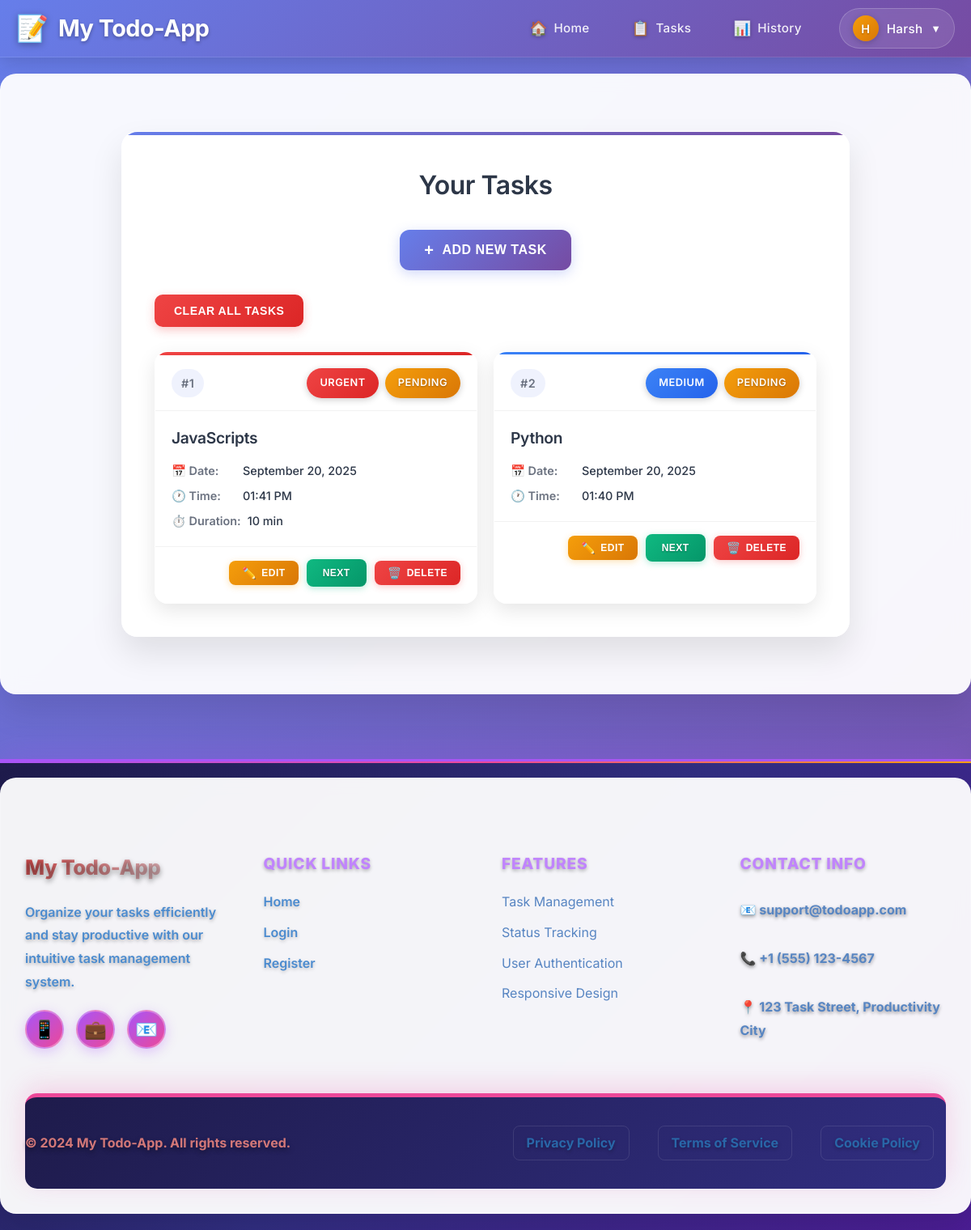
The app's page / (signed in) with its own data.
### app/models.py (models this page shows, shortened)
class User(db.Model, UserMixin):
    id = db.Column(db.Integer, primary_key=True)
    username = db.Column(db.String(150), unique=True, nullable=False)
    first_name = db.Column(db.String(150), nullable=False)
    last_name = db.Column(db.String(150), nullable=False)
    email = db.Column(db.String(150), unique=True, nullable=False)
    phone_no = db.Column(db.String(20), unique=True, nullable=False)
    password_hash = db.Column(db.String(256), nullable=False)
    email_verified = db.Column(db.Boolean, default=False, nullable=False)
    tasks = db.relationship('Task', back_populates='owner', lazy=True)
    reminders = db.relationship('Reminder', back_populates='user', lazy=True)

class Task(db.Model):
    id = db.Column(db.Integer, primary_key=True)
    title = db.Column(db.String(100), nullable=False)
    status = db.Column(
        Enum("Pending", "In Progress", "Completed", name="task_status"),
        default="Pending",
        nullable=False,
    )
    scheduled_date = db.Column(db.Date, nullable=True)
    scheduled_time = db.Column(db.Time, nullable=True)
    estimated_duration = db.Column(db.Integer, nullable=True)  # in minutes
    priority = db.Column(
        Enum("Low", "Medium", "High", "Urgent", name="task_priority"),
        default="Medium",
        nullable=False,
    )
    created_at = db.Column(db.DateTime, default=db.func.current_timestamp())
    updated_at = db.Column(db.DateTime, default=db.func.current_timestamp(), onupdate=db.func.current_timestamp())
    user_id = db.Column(db.Integer, db.ForeignKey("user.id"), nullable=True)
    owner = db.relationship("User", back_populates="tasks")
    history = db.relationship('TaskHistory', back_populates='task', lazy=True, cascade='all, delete-orphan')

### app/routes/tasks.py (the view)
@tasks_bp.route('/')
@login_required
def view_task():
    tasks = Task.query.filter_by(user_id=current_user.id).order_by(Task.priority.desc(), Task.scheduled_date.asc(), Task.scheduled_time.asc()).all()
    form = TaskForm()
    return render_template('tasks.html', tasks=tasks, form=form)

### app/templates/tasks.html (shortened to what this page needs)
{% extends "base.html" %} {% block title %}Task List{% endblock %} {% block
content %}
<div class="task-box">
  <h2>Your Tasks</h2>
  <div class="add-task-section">
    <button type="button" class="btn-add-task" onclick="toggleTaskForm()">
      <span class="btn-icon">+</span>
      <span class="btn-text">Add New Task</span>
    </button>
  </div>
  {% if tasks %}
  <form action="{{url_for('tasks.clear_all_tasks')}}" method='POST' class="clear-task-form">
    <button type="submit" class='btn-btn-clear'>Clear All Tasks</button>
  </form>
  <div class="tasks-grid">
    {% for task in tasks %}
    <div class="task-card priority-{{ task.priority|lower }}">
      <div class="task-card-header">
        <span class="task-number">#{{loop.index}}</span>
        <div class="badge-group">
          <span class="badge priority-badge priority-{{ task.priority|lower }}">{{ task.priority }}</span>
          <span class="badge {{ task.status|lower|replace(' ', '-') }}">{{ task.status }}</span>
        </div>
      </div>
      <div class="task-card-body">
        <h3 class="task-title">{{ task.title }}</h3>
        <div class="task-details">
          {% if task.scheduled_date %}
          <div class="task-detail">
            <span class="detail-label">📅 Date:</span>
            <span class="detail-value">{{ task.scheduled_date.strftime('%B %d, %Y') }}</span>
          </div>
          {% endif %}
          {% if task.scheduled_time %}
          <div class="task-detail">
            <span class="detail-label">🕐 Time:</span>
            <span class="detail-value">{{ task.scheduled_time.strftime('%I:%M %p') }}</span>
          </div>
          {% endif %}
          {% if task.estimated_duration %}
          <div class="task-detail">
            <span class="detail-label">⏱️ Duration:</span>
            <span class="detail-value">{{ task.estimated_duration }} min</span>
          </div>
          {% endif %}
        </div>
      </div>
      <div class="task-card-footer">
        <div class="task-actions">
          <button type="button" class="btn-edit"
                  data-task-id="{{ task.id }}"
                  data-title="{{ task.title }}"
                  data-scheduled-date="{{ task.scheduled_date }}"
                  data-scheduled-time="{{ task.scheduled_time }}"
                  data-estimated-duration="{{ task.estimated_duration }}"
                  data-priority="{{ task.priority }}"
                  onclick="openEditFormFromButton(this)">
            <span class="btn-icon">✏️</span>
            Edit
          </button>
          <form action="{{url_for('tasks.toggle_task')}}" method='POST' style="display: inline;">
            <button type="submit" class="btn-small">Next</button>
          </form>
          <button type="button" class="btn-delete"
                  data-task-id="{{ task.id }}"
                  data-task-title="{{ task.title }}"
                  onclick="openDeleteModal(this)">
            <span class="btn-icon">🗑️</span>
            Delete
          </button>
        </div>
      </div>
    </div>
    {% endfor %}
  </div>
  {% else %}
  <p>No tasks found.</p>
  {% endif %}
</div>
{% endblock%}

### app/templates/base.html (shortened to what this page needs)
<!DOCTYPE html>
<html lang="en">
<head>
  <link rel="stylesheet"
    href="{{ url_for('static', filename='css/style.css') }}{% if cache_buster %}?v={{ cache_buster }}{% endif %}" />
</head>
<body>
  <header class="navbar">
    <div class="navbar-container">
      <div class="navbar-brand">
        <a href="{{ url_for('tasks.view_task')}}" class="brand-link">
          <span class="brand-icon">📝</span>
          <span class="brand-text">My Todo-App</span>
        </a>
      </div>
      <nav class="navbar-nav">
        <div class="nav-links">
          <a href="{{ url_for('tasks.view_task')}}" class="nav-link">
            <span class="nav-icon">🏠</span>
            <span class="nav-text">Home</span>
          </a>
          {% if current_user.is_authenticated %}
          <a href="{{ url_for('tasks.view_task')}}" class="nav-link">
            <span class="nav-icon">📋</span>
            <span class="nav-text">Tasks</span>
          </a>
          <a href="{{ url_for('tasks.task_history')}}" class="nav-link">
            <span class="nav-icon">📊</span>
            <span class="nav-text">History</span>
          </a>
          {% endif %}
        </div>
        <div class="nav-auth">
          {% if current_user.is_authenticated %}
          <div class="user-menu">
            <button class="user-toggle" onclick="toggleUserMenu()">
              <span class="user-avatar">{{ current_user.first_name[0] if current_user.first_name else current_user.username[0] }}</span>
              <span class="user-name">{{ current_user.first_name or current_user.username }}</span>
              <span class="dropdown-arrow">▼</span>
            </button>
          </div>
          {% endif %}
        </div>
      </nav>
    </div>
  </header>
  <main class="container">
    {% block content %}{% endblock %}
  </main>
  <footer>
    <div class="container">
      <div class="footer-content">
        <div class="footer-section">
          <h3>My Todo-App</h3>
          <p style="color: #4b8bcf;">Organize your tasks efficiently and stay productive with our intuitive task
            management system.</p>
          <div class="social-links">
            <a href="#" class="social-link" title="GitHub">
              <span>📱</span>
            </a>
            <a href="#" class="social-link" title="LinkedIn">
              <span>💼</span>
            </a>
            <a href="#" class="social-link" title="Email">
              <span>📧</span>
            </a>
          </div>
        </div>
        <div class="footer-section">
          <h4>Quick Links</h4>
          <ul class="footer-links">
            <li><a href="{{ url_for('tasks.view_task') }}">Home</a></li>
            {% if 'user' in session %}
            <li><a href="{{ url_for('auth.logout') }}">Logout</a></li>
            {% else %}
            <li><a href="{{ url_for('auth.login') }}">Login</a></li>
            <li><a href="{{ url_for('auth.register') }}">Register</a></li>
            {% endif %}
          </ul>
        </div>
        <div class="footer-section">
          <h4>Features</h4>
          <ul class="footer-links" style="color: #5785c2;">
            <li>Task Management</li>
            <li>Status Tracking</li>
            <li>User Authentication</li>
            <li>Responsive Design</li>
          </ul>
        </div>
        <div class="footer-section">
          <h4>Contact Info</h4>
          <div class="contact-info">
            <p class="contact-info-p" style="color: #5785c2;">📧 support@todoapp.com</p>
            <p class="contact-info-p" style="color: #5785c2;">📞 +1 (555) 123-4567</p>
            <p class="contact-info-p" style="color: #5785c2;">📍 123 Task Street, Productivity City</p>
          </div>
        </div>
      </div>
      <div class="footer-bottom">
        <div class="footer-bottom-content">
          <p>&copy; 2024 My Todo-App. All rights reserved.</p>
          <div class="footer-bottom-links">
            <a href="#">Privacy Policy</a>
            <a href="#">Terms of Service</a>
            <a href="#">Cookie Policy</a>
          </div>
        </div>
      </div>
    </div>
  </footer>
</body>
</html>

### records on screen
User: first_name "H", first_name "Harsh"
Task: priority "URGENT", status "PENDING", title "JavaScripts", scheduled_date "September 20, 2025", scheduled_time "01:41 PM", estimated_duration "10"
Task: priority "MEDIUM", status "PENDING", title "Python", scheduled_date "September 20, 2025", scheduled_time "01:40 PM"
